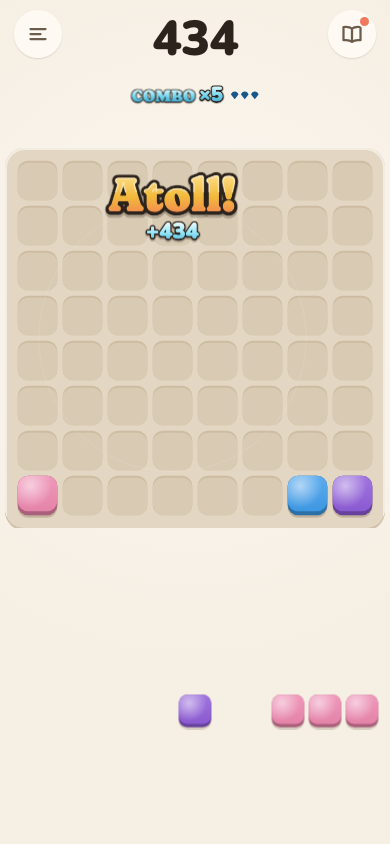
#> input picture tests/e2e/celebrate.spec.ts-snapshots/moment-atoll-combo5-chromium-darwin.png, 390 x 844 px; its folder holds 2 pictures in this run
$ python montage.py ../tests/e2e/celebrate.spec.ts-snapshots 5 1.0
#> lines starting #> are read from the running program, lines starting #| are printed output that depends on the picture
"""Contact sheet of a filmstrip folder: python3 -I scripts/montage.py <dir> [cols] [scale]"""
import sys, os
from PIL import Image, ImageDraw
d = sys.argv[1]; cols = int(sys.argv[2]) if len(sys.argv) > 2 else 5; sc = float(sys.argv[3]) if len(sys.argv) > 3 else 0.5
fs = sorted(f for f in os.listdir(d) if f.endswith('.png') and f != 'sheet.png')
ims = [Image.open(os.path.join(d, f)) for f in fs]
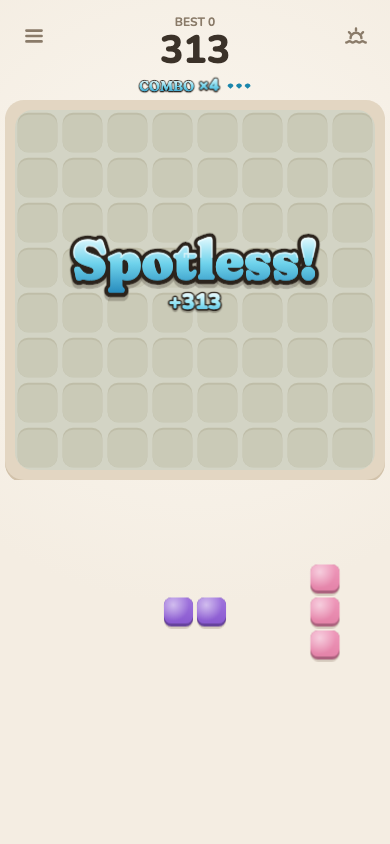
#> input picture tests/e2e/celebrate.spec.ts-snapshots/moment-spotless-chromium-darwin.png, 390 x 844 px
w, h = int(ims[0].width * sc), int(ims[0].height * sc)
#> w = 390; h = 844
rows = (len(ims) + cols - 1) // cols
#> rows = 1
sheet = Image.new('RGB', (cols * w, rows * (h + 16)), 'white')
#> sheet: PIL image 1950x860 RGB; every value is 255
dr = ImageDraw.Draw(sheet)
for i, (f, im) in enumerate(zip(fs, ims)):
    x, y = (i % cols) * w, (i // cols) * (h + 16)
    sheet.paste(im.resize((w, h)), (x, y + 16)); dr.text((x + 4, y + 2), f, fill='black')
#> this loop made 2 passes
#> (f, x, y) on passes 1 to 2: ('moment-atoll-combo5-chromium-darwin.png', 0, 0), ('moment-spotless-chromium-darwin.png', 390, 0)
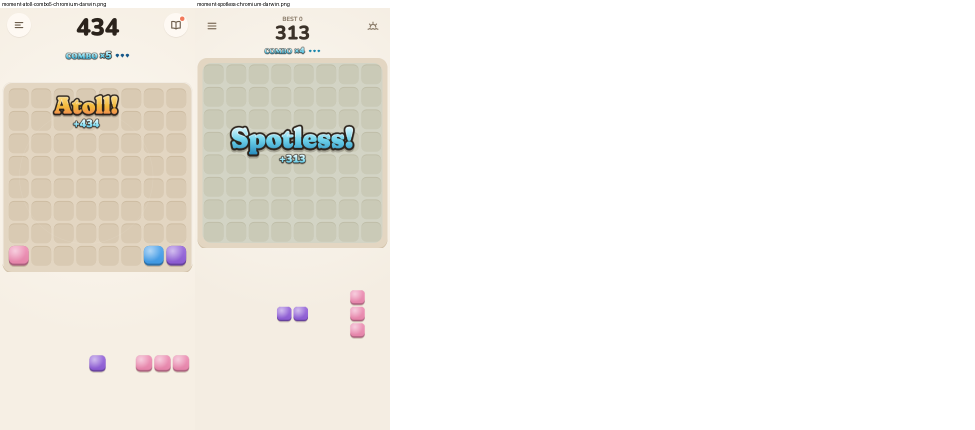
#> sheet: PIL image 1950x860 RGB (shown at 1/2 size); mean R, G, B 243.8, 241.1, 235.9
sheet.save(os.path.join(d, 'sheet.png')); print(os.path.join(d, 'sheet.png'), sheet.size)
#| ../tests/e2e/celebrate.spec.ts-snapshots/sheet.png (1950, 860)
